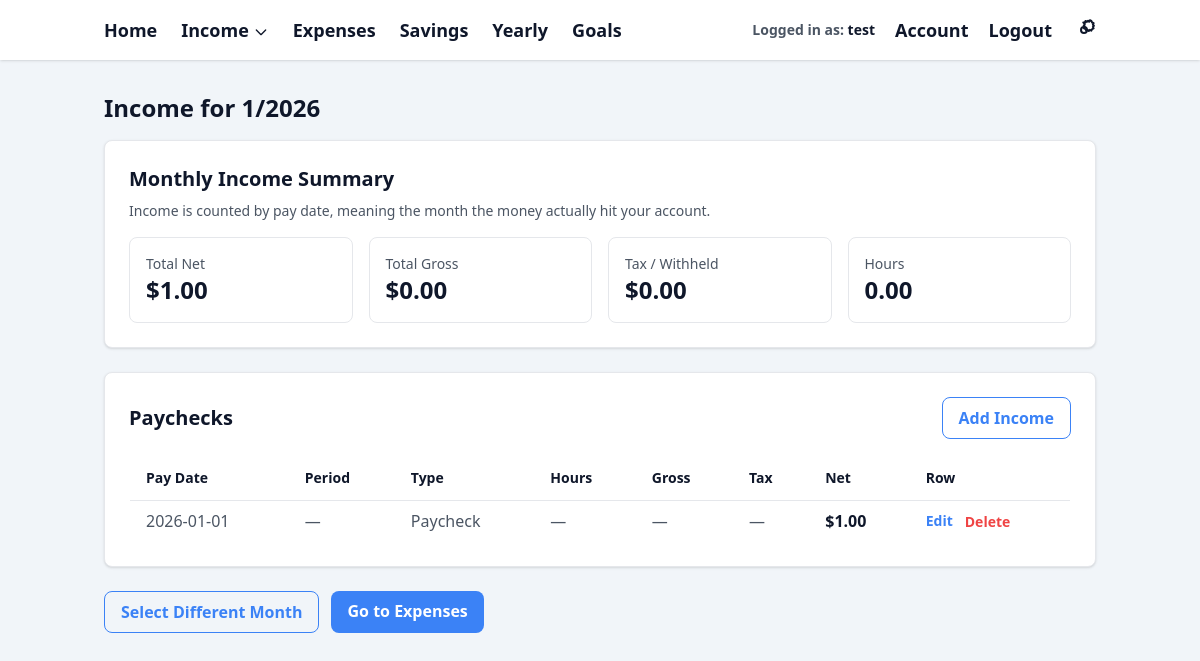
Page /income/2026/1 (signed in) on the committed database.
### models.py (models this page shows)
class User(db.Model):
    id = db.Column(db.Integer, primary_key=True)
    email = db.Column(db.String(255), unique=True, nullable=False)
    display_name = db.Column(db.String(100), nullable=True)
    password_hash = db.Column(db.String(255), nullable=True)
    created_at = db.Column(db.DateTime, default=datetime.utcnow)

class Paycheck(db.Model):
    id = db.Column(db.Integer, primary_key=True)
    user_id = db.Column(db.Integer, db.ForeignKey("user.id"), nullable=False)
    pay_date = db.Column(db.Date, nullable=False)
    period_start = db.Column(db.Date, nullable=True)
    period_end = db.Column(db.Date, nullable=True)
    net_amount = db.Column(db.Float, nullable=False)
    gross_amount = db.Column(db.Float, nullable=True)
    hours_worked = db.Column(db.Float, nullable=True)
    hourly_rate = db.Column(db.Float, nullable=True)
    tax_withheld = db.Column(db.Float, nullable=True)
    pay_type = db.Column(db.String(50), nullable=False, default="Paycheck")
    notes = db.Column(db.String(255), nullable=True)
    created_at = db.Column(db.DateTime, default=datetime.utcnow)
    updated_at = db.Column(db.DateTime, nullable=True)
    user = db.relationship("User", backref=db.backref("paychecks", lazy=True))

### app.py (the view)
    @app.route("/income/<int:year>/<int:month>")
    @login_required
    def income_month_view(year, month):
        user = get_current_user()
        month_start = date(year, month, 1)
        if month == 12:
            next_month_start = date(year + 1, 1, 1)
        else:
            next_month_start = date(year, month + 1, 1)
        paychecks = (
            Paycheck.query
            .filter(
                Paycheck.user_id == user.id,
                Paycheck.pay_date >= month_start,
                Paycheck.pay_date < next_month_start,
            )
            .order_by(Paycheck.pay_date.asc(), Paycheck.id.asc())
            .all()
        )
        total_gross = sum(p.gross_amount or 0 for p in paychecks)
        total_net = sum(p.net_amount for p in paychecks)
        total_tax = sum(p.tax_withheld or 0 for p in paychecks)
        total_hours = sum(p.hours_worked or 0 for p in paychecks)
        return render_template(
            "income/month_view.html",
            year=year,
            month=month,
            paychecks=paychecks,
            total_gross=total_gross,
            total_net=total_net,
            total_tax=total_tax,
            total_hours=total_hours,
        )

### templates/income/month_view.html (shortened to what this page needs)
{% extends "base.html" %}
{% block content %}
<h2 class="text-2xl font-bold mb-4" style="color: var(--color-text);">
  Income for {{ month }}/{{ year }}
</h2>
<div class="shadow rounded-lg p-6 mb-6"
     style="background-color: var(--color-card-bg); border: 1px solid var(--color-border);">
  <h3 class="text-xl font-semibold mb-2" style="color: var(--color-text);">
    Monthly Income Summary
  </h3>
  <p class="text-sm mb-4" style="color: var(--color-text-secondary);">
    Income is counted by pay date, meaning the month the money actually hit your account.
  </p>
  <div class="grid grid-cols-1 sm:grid-cols-4 gap-4">
    <div class="rounded-lg p-4"
         style="border: 1px solid var(--color-border);">
      <div class="text-sm" style="color: var(--color-text-secondary);">Total Net</div>
      <div class="text-2xl font-bold" style="color: var(--color-text);">
        ${{ "%.2f"|format(total_net) }}
      </div>
    </div>
    <div class="rounded-lg p-4"
         style="border: 1px solid var(--color-border);">
      <div class="text-sm" style="color: var(--color-text-secondary);">Total Gross</div>
      <div class="text-2xl font-bold" style="color: var(--color-text);">
        ${{ "%.2f"|format(total_gross) }}
      </div>
    </div>
    <div class="rounded-lg p-4"
         style="border: 1px solid var(--color-border);">
      <div class="text-sm" style="color: var(--color-text-secondary);">Tax / Withheld</div>
      <div class="text-2xl font-bold" style="color: var(--color-text);">
        ${{ "%.2f"|format(total_tax) }}
      </div>
    </div>
    <div class="rounded-lg p-4"
         style="border: 1px solid var(--color-border);">
      <div class="text-sm" style="color: var(--color-text-secondary);">Hours</div>
      <div class="text-2xl font-bold" style="color: var(--color-text);">
        {{ "%.2f"|format(total_hours) }}
      </div>
    </div>
  </div>
</div>
<div class="shadow rounded-lg p-6"
     style="background-color: var(--color-card-bg); border: 1px solid var(--color-border);">
  <div class="flex items-center justify-between mb-4">
    <h3 class="text-xl font-semibold" style="color: var(--color-text);">
      Paychecks
    </h3>
    <a href="{{ url_for('income_form') }}" class="btn-secondary inline-block">
      Add Income
    </a>
  </div>
  {% if paychecks %}
    <div class="overflow-x-auto">
      <table class="min-w-full rounded-lg overflow-hidden"
             style="border: 1px solid var(--color-border);">
        <thead>
          <tr style="border-bottom: 1px solid var(--color-border);">
            <th class="px-4 py-3 text-left text-sm font-semibold" style="color: var(--color-text);">
              Pay Date
            </th>
            <th class="px-4 py-3 text-left text-sm font-semibold" style="color: var(--color-text);">
              Period
            </th>
            <th class="px-4 py-3 text-left text-sm font-semibold" style="color: var(--color-text);">
              Type
            </th>
            <th class="px-4 py-3 text-left text-sm font-semibold" style="color: var(--color-text);">
              Hours
            </th>
            <th class="px-4 py-3 text-left text-sm font-semibold" style="color: var(--color-text);">
              Gross
            </th>
            <th class="px-4 py-3 text-left text-sm font-semibold" style="color: var(--color-text);">
              Tax
            </th>
            <th class="px-4 py-3 text-left text-sm font-semibold" style="color: var(--color-text);">
              Net
            </th>
            <th class="px-4 py-3 text-left text-sm font-semibold" style="color: var(--color-text);">
              Row
            </th>
          </tr>
        </thead>
        <tbody>
          {% for p in paychecks %}
          <tr style="border-bottom: 1px solid var(--color-border);">
            <td class="px-4 py-2" style="color: var(--color-text-secondary);">
              {{ p.pay_date }}
            </td>
            <td class="px-4 py-2" style="color: var(--color-text-secondary);">
              {% if p.period_start and p.period_end %}
                {{ p.period_start }} to {{ p.period_end }}
              {% elif p.period_start %}
                Starts {{ p.period_start }}
              {% elif p.period_end %}
                Ends {{ p.period_end }}
              {% else %}
                —
              {% endif %}
            </td>
            <td class="px-4 py-2" style="color: var(--color-text-secondary);">
              {{ p.pay_type }}
            </td>
            <td class="px-4 py-2" style="color: var(--color-text-secondary);">
              {% if p.hours_worked is not none %}
                {{ "%.2f"|format(p.hours_worked) }}
              {% else %}
                —
              {% endif %}
            </td>
            <td class="px-4 py-2" style="color: var(--color-text-secondary);">
              {% if p.gross_amount is not none %}
                ${{ "%.2f"|format(p.gross_amount) }}
              {% else %}
                —
              {% endif %}
            </td>
            <td class="px-4 py-2" style="color: var(--color-text-secondary);">
              {% if p.tax_withheld is not none %}
                ${{ "%.2f"|format(p.tax_withheld) }}
              {% else %}
                —
              {% endif %}
            </td>
            <td class="px-4 py-2 font-semibold" style="color: var(--color-text);">
              ${{ "%.2f"|format(p.net_amount) }}
            </td>
            <td class="px-4 py-2">
              <div class="flex gap-3 items-center">
                <a href="{{ url_for('edit_paycheck', paycheck_id=p.id) }}"
                   class="text-sm font-semibold hover:underline"
                   style="color: var(--color-primary);">
                  Edit
                </a>
                <form method="POST"
                      action="{{ url_for('delete_paycheck', paycheck_id=p.id) }}"
                      onsubmit="return confirm('Delete this paycheck?');">
                  <button type="submit"
                          class="text-sm font-semibold hover:underline"
                          style="color: var(--color-error);">
                    Delete
                  </button>
                </form>
              </div>
            </td>
          </tr>
          {% endfor %}
        </tbody>
      </table>
    </div>
  {% endif %}
</div>
<div class="pt-6 flex flex-wrap gap-3">
  <a href="{{ url_for('income_select_month') }}" class="btn-secondary inline-block">
    Select Different Month
  </a>
  <a href="{{ url_for('expenses_month_view', year=year, month=month) }}" class="btn-primary inline-block">
    Go to Expenses
  </a>
</div>
{% endblock %}

### templates/base.html (shortened to what this page needs)
<!DOCTYPE html>
<html lang="en">
<head>
    <script src="https://cdn.tailwindcss.com"></script>
</head>
<body class="text-gray-800">
    <nav class="shadow mb-8" style="background-color: var(--color-navbar-bg);">
        <div class="max-w-5xl mx-auto px-4 py-4 flex items-center justify-between text-lg font-semibold">
            <div class="flex gap-6 items-center">
                <a href="{{ url_for('home') }}" class="nav-link">
                    Home
                </a>
                {% if session.get("user_id") %}
                    <div x-data="{ open: false }" class="relative">
                        <button
                            @click="open = !open"
                            @click.away="open = false"
                            class="nav-link flex items-center gap-1"
                        >
                            Income
                            <svg class="w-4 h-4 mt-1"
                                 fill="none"
                                 stroke="currentColor"
                                 stroke-width="2"
                                 viewBox="0 0 24 24">
                                <path
                                    stroke-linecap="round"
                                    stroke-linejoin="round"
                                    d="M19 9l-7 7-7-7"
                                />
                            </svg>
                        </button>
                    </div>
                    <a href="{{ url_for('expenses_view_redirect') }}"
                       class="nav-link">
                        Expenses
                    </a>
                    <a href="{{ url_for('savings_view_redirect') }}"
                       class="nav-link">
                        Savings
                    </a>
                    <a href="{{ url_for('yearly') }}" class="nav-link">
                        Yearly
                    </a>
                    <a href="{{ url_for('goals') }}" class="nav-link">
                        Goals
                    </a>
                {% endif %}
            </div>
            <div class="flex items-center gap-5">
                {% if session.get("user_id") %}
                    <div class="text-sm hidden sm:block"
                         style="color: var(--color-text-secondary);">
                        Logged in as:
                        <span style="color: var(--color-text); font-weight: 600;">
                            {{ session.get("display_name") or session.get("user_email") }}
                        </span>
                    </div>
                    <a href="{{ url_for('account') }}"
                        class="nav-link">
                        Account
                    </a>
                    <a href="{{ url_for('logout') }}"
                       class="nav-link">
                        Logout
                    </a>
                    <a href="{{ url_for('settings') }}"
                       class="nav-link"
                       title="Settings">
                    </a>
                {% endif %}
            </div>
        </div>
    </nav>
    <div class="max-w-5xl mx-auto px-4">
        {% block content %}
        {% endblock %}
    </div>
</body>
</html>

### templates/base.html (style rules this page uses)
:root { --color-bg: #f1f5f9; --color-navbar-bg: #ffffff; --color-card-bg: #ffffff; --color-border: #e5e7eb; --color-input-bg: #ffffff; --color-text: #0f172a; --color-text-secondary: #4b5563; --color-primary: #3b82f6; --color-primary-hover: #2563eb; --color-accent: #93c5fd; --color-success: #22c55e; --color-error: #ef4444; --color-warning: #f59e0b; }
body { background-color: var(--color-bg); color: var(--color-text); }
.btn-primary { background-color: var(--color-primary); color: #ffffff; border-radius: 0.5rem; padding: 0.5rem 1rem; font-weight: 600; transition: background-color 0.15s ease, transform 0.1s ease; }
.btn-secondary { border-radius: 0.5rem; padding: 0.5rem 1rem; font-weight: 600; border: 1px solid var(--color-primary); color: var(--color-primary); background-color: transparent; transition: background-color 0.15s ease, transform 0.1s ease; }
.nav-link { color: var(--color-text); }

### rows in the picture
User: get "test"
Paycheck: pay_date "2026-01-01", pay_type "Paycheck", net_amount "1.00"

### other values in the picture
{{ month }} "1"
{{ year }} "2026"
{{ "%.2f"|format(total_net) }} "1.00"
{{ "%.2f"|format(total_gross) }} "0.00"
{{ "%.2f"|format(total_tax) }} "0.00"
{{ "%.2f"|format(total_hours) }} "0.00"
